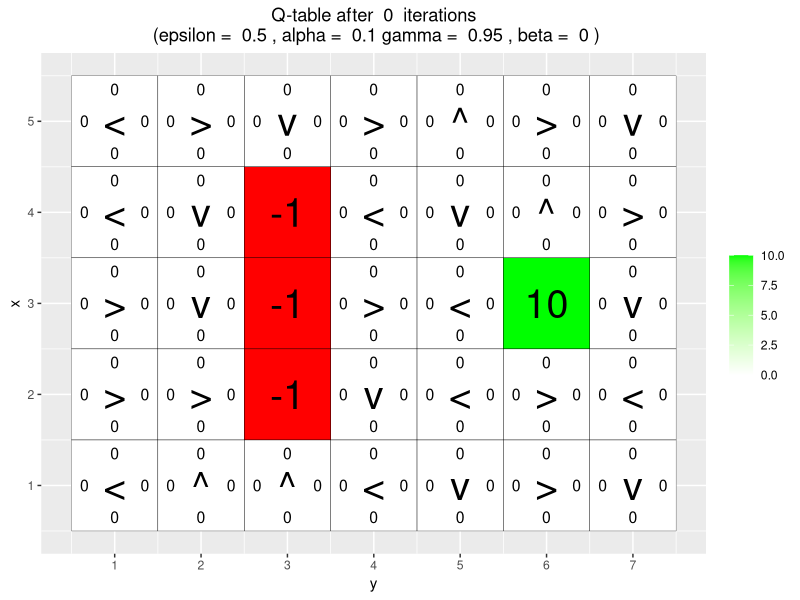

Here is the R script that generated this plot: (Note: this script raises an error after producing the figure.)
# By Jose M. Peña and Joel Oskarsson.
# For teaching purposes.
# jose.m.pena@liu.se.

#####################################################################################################
# Q-learning
#####################################################################################################

# install.packages("ggplot2")
# install.packages("vctrs")
library(ggplot2)

arrows <- c("^", ">", "v", "<")
action_deltas <- list(c(1,0), # up
                      c(0,1), # right
                      c(-1,0), # down
                      c(0,-1)) # left

vis_environment <- function(iterations=0, epsilon = 0.5, alpha = 0.1, gamma = 0.95, beta = 0){
  
  # Visualize an environment with rewards. 
  # Q-values for all actions are displayed on the edges of each tile.
  # The (greedy) policy for each state is also displayed.
  # 
  # Args:
  #   iterations, epsilon, alpha, gamma, beta (optional): for the figure title.
  #   reward_map (global variable): a HxW array containing the reward given at each state.
  #   q_table (global variable): a HxWx4 array containing Q-values for each state-action pair.
  #   H, W (global variables): environment dimensions.
  
  df <- expand.grid(x=1:H,y=1:W)
  foo <- mapply(function(x,y) ifelse(reward_map[x,y] == 0,q_table[x,y,1],NA),df$x,df$y)
  df$val1 <- as.vector(round(foo, 2))
  foo <- mapply(function(x,y) ifelse(reward_map[x,y] == 0,q_table[x,y,2],NA),df$x,df$y)
  df$val2 <- as.vector(round(foo, 2))
  foo <- mapply(function(x,y) ifelse(reward_map[x,y] == 0,q_table[x,y,3],NA),df$x,df$y)
  df$val3 <- as.vector(round(foo, 2))
  foo <- mapply(function(x,y) ifelse(reward_map[x,y] == 0,q_table[x,y,4],NA),df$x,df$y)
  df$val4 <- as.vector(round(foo, 2))
  foo <- mapply(function(x,y) 
    ifelse(reward_map[x,y] == 0,arrows[GreedyPolicy(x,y)],reward_map[x,y]),df$x,df$y)
  df$val5 <- as.vector(foo)
  foo <- mapply(function(x,y) ifelse(reward_map[x,y] == 0,max(q_table[x,y,]),
                                     ifelse(reward_map[x,y]<0,NA,reward_map[x,y])),df$x,df$y)
  df$val6 <- as.vector(foo)
  
  print(ggplot(df,aes(x = y,y = x)) +
          scale_fill_gradient(low = "white", high = "green", na.value = "red", name = "") +
          geom_tile(aes(fill=val6)) +
          geom_text(aes(label = val1),size = 4,nudge_y = .35,na.rm = TRUE) +
          geom_text(aes(label = val2),size = 4,nudge_x = .35,na.rm = TRUE) +
          geom_text(aes(label = val3),size = 4,nudge_y = -.35,na.rm = TRUE) +
          geom_text(aes(label = val4),size = 4,nudge_x = -.35,na.rm = TRUE) +
          geom_text(aes(label = val5),size = 10) +
          geom_tile(fill = 'transparent', colour = 'black') + 
          ggtitle(paste("Q-table after ",iterations," iterations\n",
                        "(epsilon = ",epsilon,", alpha = ",alpha,"gamma = ",gamma,", beta = ",beta,")")) +
          theme(plot.title = element_text(hjust = 0.5)) +
          scale_x_continuous(breaks = c(1:W),labels = c(1:W)) +
          scale_y_continuous(breaks = c(1:H),labels = c(1:H)))
  
}

GreedyPolicy <- function(x, y){
  
  # Get a greedy action for state (x,y) from q_table.
  #
  # Args:
  #   x, y: state coordinates.
  #   q_table (global variable): a HxWx4 array containing Q-values for each state-action pair.
  # 
  # Returns:
  #   An action, i.e. integer in {1,2,3,4}.

  # Get the Q-values for all actions at state (x, y)
  q_values <- q_table[x, y, ]
  
  # Find the maximum Q-value
  max_q <- max(q_values)
  
  # Identify all actions that have the maximum Q-value
  max_actions <- which(q_values == max_q)
  
  # Randomly select one action among those with the maximum Q-value
  action <- sample(max_actions, 1)
  
  return(action)
}


EpsilonGreedyPolicy <- function(x, y, epsilon){
  
  # Get an epsilon-greedy action for state (x,y) from q_table.
  #
  # Args:
  #   x, y: state coordinates.
  #   epsilon: probability of acting randomly.
  # 
  # Returns:
  #   An action, i.e. integer in {1,2,3,4}.
  
  # Your code here.
  
}

transition_model <- function(x, y, action, beta){
  
  # Computes the new state after given action is taken. The agent will follow the action 
  # with probability (1-beta) and slip to the right or left with probability beta/2 each.
  # 
  # Args:
  #   x, y: state coordinates.
  #   action: which action the agent takes (in {1,2,3,4}).
  #   beta: probability of the agent slipping to the side when trying to move.
  #   H, W (global variables): environment dimensions.
  # 
  # Returns:
  #   The new state after the action has been taken.
  
  delta <- sample(-1:1, size = 1, prob = c(0.5*beta,1-beta,0.5*beta))
  final_action <- ((action + delta + 3) %% 4) + 1
  foo <- c(x,y) + unlist(action_deltas[final_action])
  foo <- pmax(c(1,1),pmin(foo,c(H,W)))
  
  return (foo)
}

q_learning <- function(start_state, epsilon = 0.5, alpha = 0.1, gamma = 0.95, 
                       beta = 0){
  
  # Perform one episode of Q-learning. The agent should move around in the 
  # environment using the given transition model and update the Q-table.
  # The episode ends when the agent reaches a terminal state.
  # 
  # Args:
  #   start_state: array with two entries, describing the starting position of the agent.
  #   epsilon (optional): probability of acting randomly.
  #   alpha (optional): learning rate.
  #   gamma (optional): discount factor.
  #   beta (optional): slipping factor.
  #   reward_map (global variable): a HxW array containing the reward given at each state.
  #   q_table (global variable): a HxWx4 array containing Q-values for each state-action pair.
  # 
  # Returns:
  #   reward: reward received in the episode.
  #   correction: sum of the temporal difference correction terms over the episode.
  #   q_table (global variable): Recall that R passes arguments by value. So, q_table being
  #   a global variable can be modified with the superassigment operator <<-.
  
  # Your code here.
  
  repeat{
    # Follow policy, execute action, get reward.
    
    # Q-table update.
    
    if(reward!=0)
      # End episode.
      return (c(reward,episode_correction))
  }
  
}

#####################################################################################################
# Q-Learning Environments
#####################################################################################################

# Environment A (learning)

H <- 5
W <- 7

reward_map <- matrix(0, nrow = H, ncol = W)
reward_map[3,6] <- 10
reward_map[2:4,3] <- -1

q_table <- array(0,dim = c(H,W,4))

vis_environment()

for(i in 1:10000){
  foo <- q_learning(start_state = c(3,1))
  
  if(any(i==c(10,100,1000,10000)))
    vis_environment(i)
}

# Environment B (the effect of epsilon and gamma)

H <- 7
W <- 8

reward_map <- matrix(0, nrow = H, ncol = W)
reward_map[1,] <- -1
reward_map[7,] <- -1
reward_map[4,5] <- 5
reward_map[4,8] <- 10

q_table <- array(0,dim = c(H,W,4))

vis_environment()

MovingAverage <- function(x, n){
  
  cx <- c(0,cumsum(x))
  rsum <- (cx[(n+1):length(cx)] - cx[1:(length(cx) - n)]) / n
  
  return (rsum)
}

for(j in c(0.5,0.75,0.95)){
  q_table <- array(0,dim = c(H,W,4))
  reward <- NULL
  correction <- NULL
  
  for(i in 1:30000){
    foo <- q_learning(gamma = j, start_state = c(4,1))
    reward <- c(reward,foo[1])
    correction <- c(correction,foo[2])
  }
  
  vis_environment(i, gamma = j)
  plot(MovingAverage(reward,100),type = "l")
  plot(MovingAverage(correction,100),type = "l")
}

for(j in c(0.5,0.75,0.95)){
  q_table <- array(0,dim = c(H,W,4))
  reward <- NULL
  correction <- NULL
  
  for(i in 1:30000){
    foo <- q_learning(epsilon = 0.1, gamma = j, start_state = c(4,1))
    reward <- c(reward,foo[1])
    correction <- c(correction,foo[2])
  }
  
  vis_environment(i, epsilon = 0.1, gamma = j)
  plot(MovingAverage(reward,100),type = "l")
  plot(MovingAverage(correction,100),type = "l")
}

# Environment C (the effect of beta).

H <- 3
W <- 6

reward_map <- matrix(0, nrow = H, ncol = W)
reward_map[1,2:5] <- -1
reward_map[1,6] <- 10

q_table <- array(0,dim = c(H,W,4))

vis_environment()

for(j in c(0,0.2,0.4,0.66)){
  q_table <- array(0,dim = c(H,W,4))
  
  for(i in 1:10000)
    foo <- q_learning(gamma = 0.6, beta = j, start_state = c(1,1))
  
  vis_environment(i, gamma = 0.6, beta = j)
}